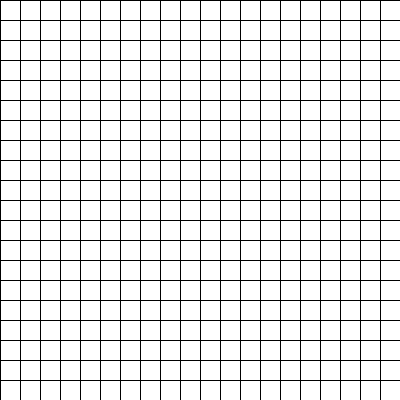
Frame 1 (no input)
Frame 60 (the mouse pressed at the canvas centre just before this capture): identical to frame 1, image omitted
Frame 120 (the mouse held since frame 60 and released just before this capture): identical to frame 1, image omitted

The Processing sketch that drew this single still picture (run headless with seeded random() and noise(); from frame 60 on, the mouse is pressed at the canvas centre):

// Processing sketch: processing_60764
// ── processing_60764.pde

int mx;
int my;

void setup() {

  size(400, 400);
  background(255, 255, 255);
}

void draw () {
  background(255, 255, 255);

  mx=mouseX;

  my=mouseY;
  for (int x=0; x <= 400; x=x+20) {

    line(0, x, 400, x);
  }
  for (int y=0; y <= 400; y=y+20) {

    line(y, 0, y, 400);
  }
}
